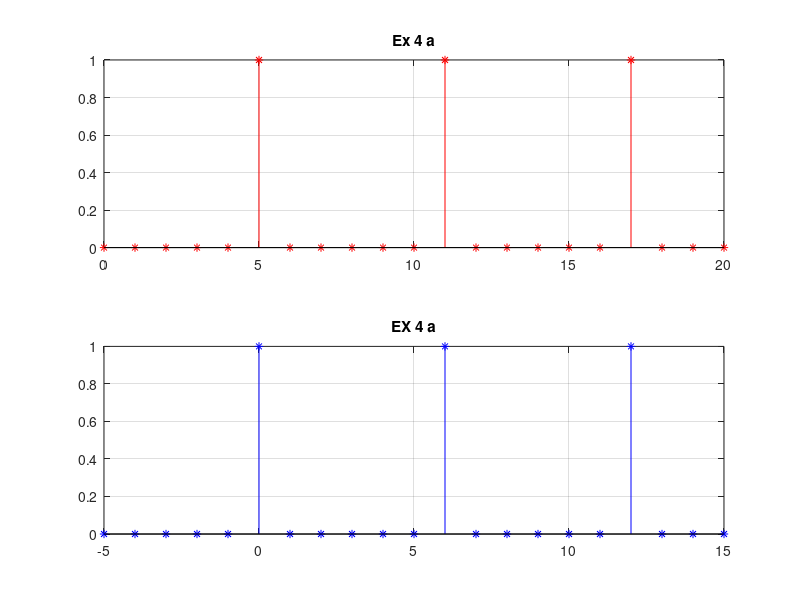

Write MATLAB code to recreate this figure.
%Exercitiul 4 
	

	

	% a)
	    z=zeros(1, 21);  
	for i=6 : 6 :21                                        %In for creez vectorul din cerinta
	z(1,i)=1;
	end 
	

	    n= 0:20;
	    m= -5:15;
	    
	figure                                                 %Aici se vor afisa toate graficele 
	subplot(2,1,1), stem(n,z,'r*'),title('Ex 4 a'), grid   %Aici este afisarea din cerinta
	subplot(2,1,2), stem(m,z,'b*'),title('EX 4 a'), grid
	
